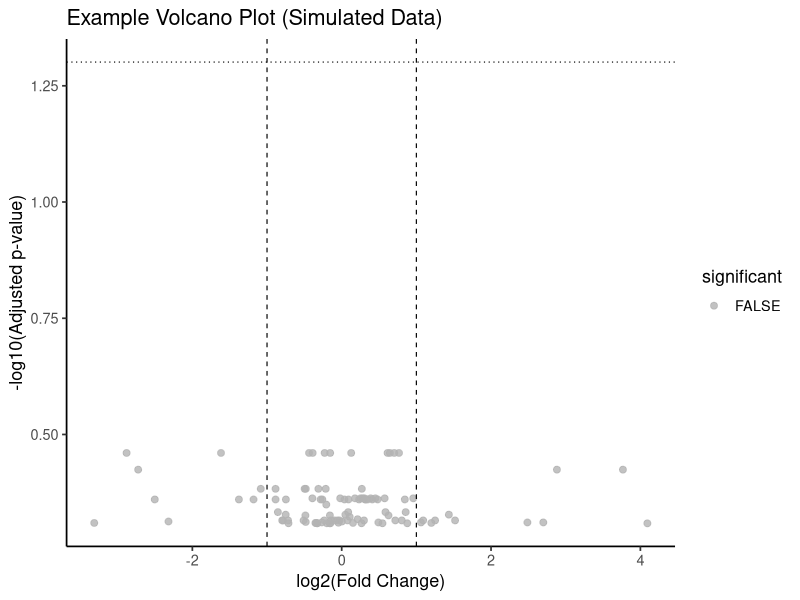

R code for this plot:
# ---- Simulate realistic DESeq2-like results ----
set.seed(123)

# بیشتر log2FoldChangeها نزدیک به 0 هستند، با چند تغییر بزرگ
log2fc <- c(rnorm(90, 0, 0.7), rnorm(5, -3, 0.5), rnorm(5, 3, 0.5))

# مقادیر p کوچکتر برای ژنهایی با FoldChange زیاد
pvals <- runif(100, min = 0.001, max = 0.5)
padj <- p.adjust(pvals, method = "BH")

res <- data.frame(
  log2FoldChange = log2fc,
  padj = padj
)
res$significant <- res$padj < 0.05 & abs(res$log2FoldChange) > 1

# ---- Volcano Plot (improved look) ----
library(ggplot2)
volcano <- ggplot(res, aes(x = log2FoldChange, y = -log10(padj), color = significant)) +
  geom_point(alpha = 0.8, size = 2) +
  scale_color_manual(values = c("grey70", "firebrick")) +
  theme_classic(base_size = 13) +
  geom_vline(xintercept = c(-1, 1), linetype = "dashed", color = "black", size = 0.4) +
  geom_hline(yintercept = -log10(0.05), linetype = "dotted", color = "black", size = 0.4) +
  labs(
    title = "Example Volcano Plot (Simulated Data)",
    x = "log2(Fold Change)",
    y = "-log10(Adjusted p-value)"
  )

ggsave("visualization/example_volcano_plot.png", plot = volcano, width = 7, height = 6, dpi = 300)
message("✅ Improved volcano plot created successfully.")
